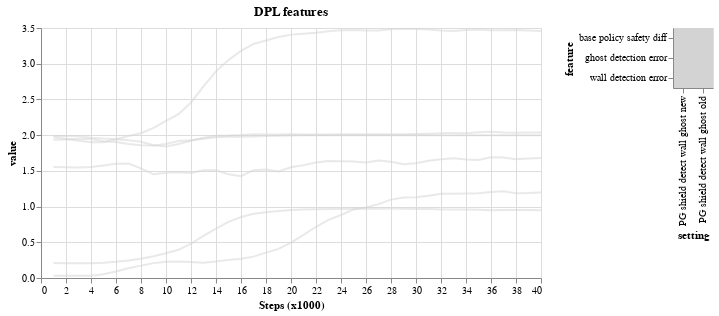

Notebook source saved alongside this figure:
### Markdown cell above
We expect that with this constraint, we can push dpl to learn the concept of "there is a ghost" instead of "there is not a ghost". We also expect that this concept is harder for dpl to learn, otherwise it would have learned this concept than "there is no ghost".
The chart above shows that indeed, the agent learns, and it learns slowlier. This is as expected.
Now we look at what concept the new encoding learns.

### Code cell
prob_err_chart = make_chart2(dfs_prob_err, title='DPL features',
                                   keys=[
                                        'PG shield detect wall ghost old',
                                        'PG shield detect wall ghost new',
                                   ], window_speed=1000)
prob_err_chart

### Figure 1 — Vega-Lite specification as saved in the notebook (floating-point values rounded to 4 significant figures; data arrays with more than 128 entries replaced by an {"elided": "..."} marker saying what was removed)
{"config": {"view": {"continuousWidth": 400, "continuousHeight": 300}}, "hconcat": [{"mark": {"type": "line", "opacity": 0.5}, "encoding": {"color": {"condition": {"type": "nominal", "field": "series", "legend": null, "scale": {"scheme": "dark2"}, "selection": "selector013"}, "value": "lightgray"}, "x": {"type": "quantitative", "axis": {"tickMinStep": 1, "title": "Steps (x1000)"}, "field": "n_steps"}, "y": {"type": "quantitative", "axis": {"tickMinStep": 0.1, "title": "value"}, "field": "value", "sort": "ascending"}}, "height": 250, "selection": {"selector013": {"type": "multi", "fields": ["setting", "feature"], "empty": "none"}, "selector014": {"type": "interval", "bind": "scales", "encodings": ["x", "y"]}}, "title": "DPL features", "width": 500}, {"mark": "rect", "encoding": {"color": {"condition": {"type": "nominal", "field": "series", "legend": null, "scale": {"scheme": "dark2"}, "selection": "selector013"}, "value": "lightgray"}, "x": {"type": "nominal", "axis": {"orient": "bottom"}, "field": "setting"}, "y": {"type": "nominal", "field": "feature"}}, "selection": {"selector013": {"type": "multi", "fields": ["setting", "feature"], "empty": "none"}}}], "data": {"name": "data-131dea86faea285afbbb3b8f379f4ec6"}, "$schema": "https://vega.github.io/schema/vega-lite/v4.8.1.json", "datasets": {"data-131dea86faea285afbbb3b8f379f4ec6": {"elided": "240 records"}}}
